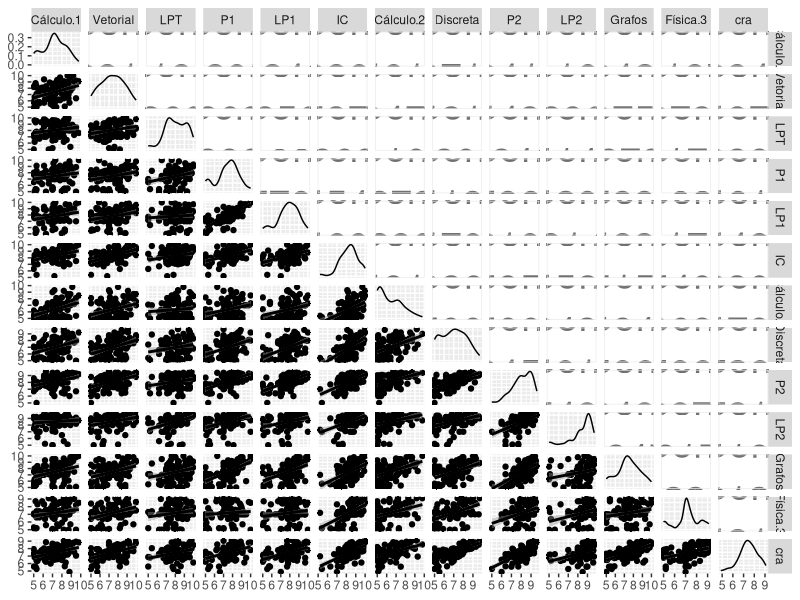
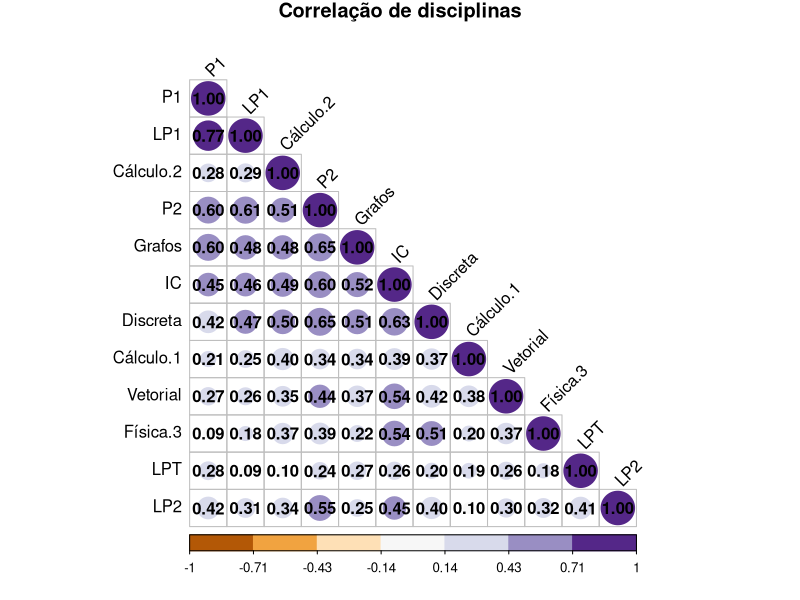

Write R code to recreate these figures, in order.
## ---- chunk 1
knitr::opts_chunk$set(echo = TRUE)
library(GGally)
library(ggplot2)
library(corrplot)
library(RColorBrewer)

## ---- chunk 2
graduados = read.csv("graduados_disciplinas.csv")

graduados = graduados[, c("Cálculo.Diferencial.e.Integral.I",  "Álgebra.Vetorial.e.Geometria.Analítica", "Leitura.e.Produção.de.Textos", "Programação.I", "Laboratório.de.Programação.I", "Introdução.à.Computação", "Cálculo.Diferencial.e.Integral.II", "Matemática.Discreta", "Programação.II", "Laboratório.de.Programação.II", "Teoria.dos.Grafos", "Fundamentos.de.Física.Clássica", "cra")]

colnames(graduados) = c("Cálculo.1", "Vetorial", "LPT", "P1", "LP1", "IC", "Cálculo.2", "Discreta", "P2", "LP2", "Grafos", "Física.3", "cra")

ggpairs(na.omit(graduados), lower = list(continuous = "smooth"), upper = list(continuous = wrap("cor", size = 10)))
## ---- chunk 3
# ggcorr(graduados1[, 2:8], geom = "circle", nbreaks = 5)
# ggcorr(graduados1[, 2:8], nbreaks = 5,  label = TRUE, label_size = 3, label_round = 2, label_alpha = TRUE)

## ---- chunk 4
rl = lm(cra ~ ., data = graduados)

summary(rl)
## ---- chunk 5
M = cor(na.omit(graduados[,1:12]))

corrplot(M, type = "lower", title = "Correlação de disciplinas",  order="hclust", col=brewer.pal(n=7, name="PuOr"), addCoef.col = "black", tl.col="black", tl.srt=45, mar=c(0,0,1,0) )
# 
# ggplot(graduados1, aes(graduados1$IC, graduados1$cra)) +  
#   geom_point(alpha = 0.1, position = position_jitter(width = 0.3), color="purple4") + 
#   labs(title="Previsão do modelo", x= "Nota em IC", y="CRA") +  
#   geom_line(aes(y = predict(rl1, graduados1)), colour = "red")



## ---- chunk 6
graduados = graduados[, c("LPT", "P1", "IC", "Vetorial", "Discreta", "P2", "cra")]
rl = lm(cra ~ ., data = graduados)

summary(rl)
## ---- chunk 7

## ---- chunk 8
graduados1 = graduados[,c("Vetorial", "LPT", "P1", "IC", "cra")]
graduados2 = graduados[, c("Discreta", "P2", "cra")]

graduados1 = na.omit(graduados1)
graduados2 = na.omit(graduados2)

rl1 = lm(cra ~ ., data = graduados1)
rl2 = lm(cra ~ ., data = graduados2)

summary(rl1)
summary(rl2)
